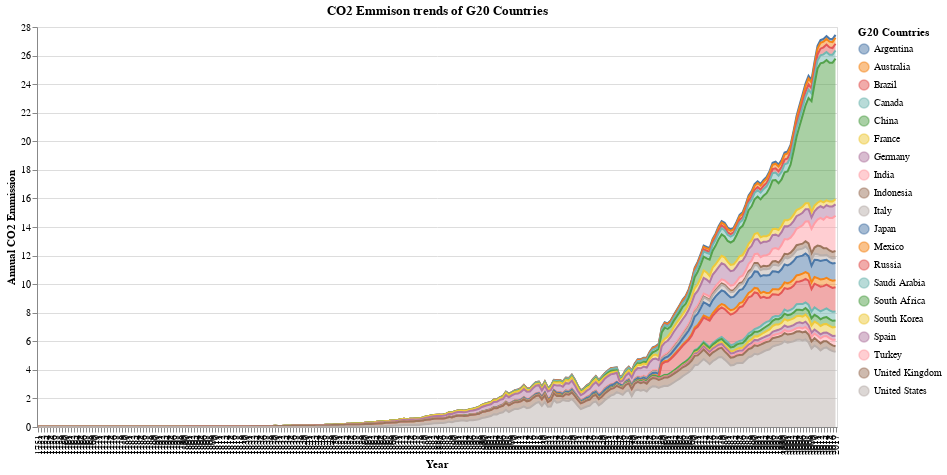

Notebook code cell kept with this figure:
### Markdown cell above
### G20 Countries
* From 1751, it has been observed that United Kingdom was the only country which was significantly constituting to the world's CO2 emission.
* In the Early 20th century, United States and some of the other European countries came into the picture, as the first industrtial revolution increases, consumption of fossil fuels all across the world increased, becaming the major cause of CO2 emission.
* From 1880s, United States has been the leading the contributor of CO2 emission, as the 2nd Industrial revolution came into the picture. The brilliant idea of electricity was also first coined in this era.
* Invention of automobiles, generation of electricity in the 20th century also constitutes the major source of CO2 emission across Europe and United States.
* China's contibution to CO2 emission has been drastically increased from 1980s. Now China is the top CO2 contributor all across the world.
* As the 3rd Industrial Revolution strated in early 1970s, countries like Russia and Japan also become a part of major CO2 producers.
* India also came into picture from early 1980s, and the amount of CO2 produced by all the countries are continuously increasing.
* A similar trend can be observed in almost all the countries that in 2009 there has been a reduction in annual CO2 emission.

### Code cell
country_bind = alt.binding_select(options=[None,'Argentina', 'Australia', 'Brazil', 'Canada', 'China', 'France','Germany', 'India',
                'Indonesia', 'Italy', 'Japan', 'Mexico','Russia', 'Saudi Arabia', 'South Africa', 
                    'South Korea', 'Spain','Turkey', 'United Kingdom', 'United States'])

country_sl = alt.selection_single(fields=['Entity'], bind=country_bind, name="Country", clear='click')

alt.Chart(df_g20).mark_area(opacity=0.5, line=True).encode(
    x = alt.X('Year:O', title='Year'),
    y = alt.Y('Annual_Emissions(billion tonnes)', title= "Annual CO2 Emmission"),
    color = alt.Color('Entity', title='G20 Countries'),
    tooltip = ['Entity', 'Annual_Emissions(billion tonnes)', 'Year']
).properties(
    width=800,
    height=400,
    title = 'CO2 Emmison trends of G20 Countries').add_selection(country_sl).transform_filter(country_sl)

### Figure 1 — Vega-Lite specification as saved in the notebook (floating-point values rounded to 4 significant figures; data arrays with more than 128 entries replaced by an {"elided": "..."} marker saying what was removed)
{"config": {"view": {"continuousWidth": 400, "continuousHeight": 300}}, "data": {"name": "data-76cce9b17b2a818965e77f33c2b91c21"}, "mark": {"type": "area", "line": true, "opacity": 0.5}, "encoding": {"color": {"type": "nominal", "field": "Entity", "title": "G20 Countries"}, "tooltip": [{"type": "nominal", "field": "Entity"}, {"type": "quantitative", "field": "Annual_Emissions(billion tonnes)"}, {"type": "quantitative", "field": "Year"}], "x": {"type": "ordinal", "field": "Year", "title": "Year"}, "y": {"type": "quantitative", "field": "Annual_Emissions(billion tonnes)", "title": "Annual CO2 Emmission"}}, "height": 400, "selection": {"Country": {"type": "single", "fields": ["Entity"], "bind": {"input": "select", "options": [null, "Argentina", "Australia", "Brazil", "Canada", "China", "France", "Germany", "India", "Indonesia", "Italy", "Japan", "Mexico", "Russia", "Saudi Arabia", "South Africa", "South Korea", "Spain", "Turkey", "United Kingdom", "United States"]}, "clear": "click"}}, "title": "CO2 Emmison trends of G20 Countries", "transform": [{"filter": {"selection": "Country"}}], "width": 800, "$schema": "https://vega.github.io/schema/vega-lite/v4.8.1.json", "datasets": {"data-76cce9b17b2a818965e77f33c2b91c21": {"elided": "3371 records"}}}
